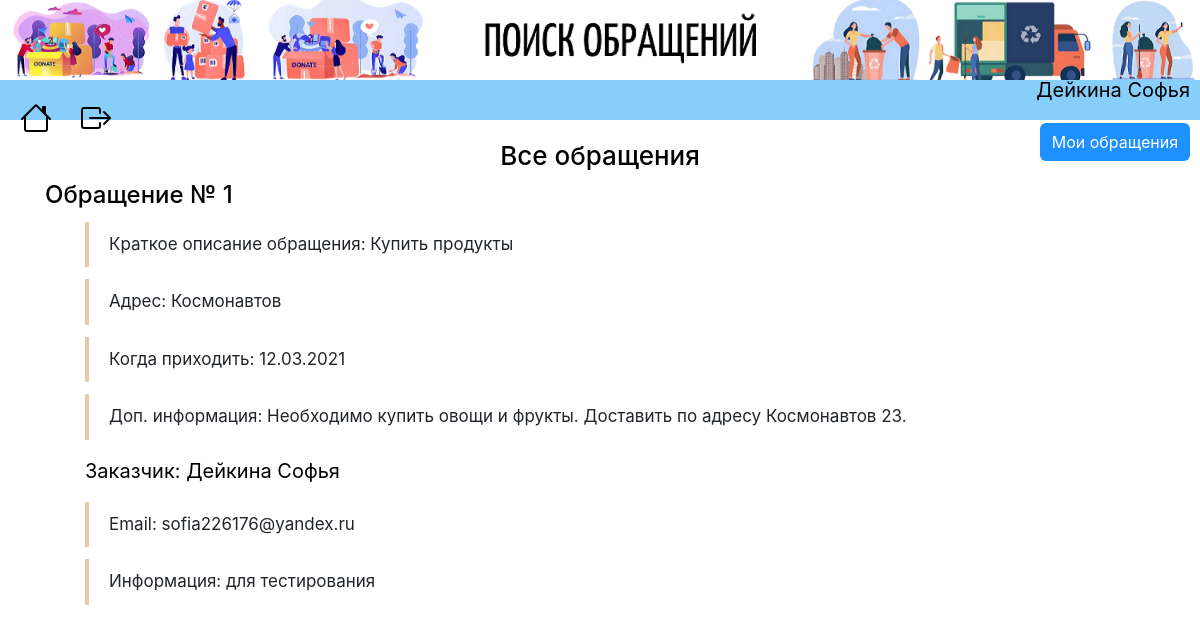
Screenshot of /about_job/1 (signed in) with the database file from the repository.
### data/users.py (models this page shows, shortened)
class User(SqlAlchemyBase, UserMixin):
    __tablename__ = 'users'
    id = sqlalchemy.Column(sqlalchemy.Integer, primary_key=True, autoincrement=True)
    surname = sqlalchemy.Column(sqlalchemy.String, nullable=True)
    name = sqlalchemy.Column(sqlalchemy.String, nullable=True)
    employment = sqlalchemy.Column(sqlalchemy.String, nullable=True)
    email = sqlalchemy.Column(sqlalchemy.String, index=True, unique=True, nullable=True)
    hashed_password = sqlalchemy.Column(sqlalchemy.String, nullable=True)
    info = sqlalchemy.Column(sqlalchemy.String, nullable=True)
    job = orm.relation("Jobs", back_populates='user')

### data/jobs.py (models this page shows)
class Jobs(SqlAlchemyBase):
    __tablename__ = 'jobs'
    id = sqlalchemy.Column(sqlalchemy.Integer,
                           primary_key=True, autoincrement=True)
    employer = sqlalchemy.Column(sqlalchemy.Integer, sqlalchemy.ForeignKey("users.id"))
    description = sqlalchemy.Column(sqlalchemy.String)
    address = sqlalchemy.Column(sqlalchemy.String)
    info = sqlalchemy.Column(sqlalchemy.String, nullable=True)
    date = sqlalchemy.Column(sqlalchemy.String)
    coords = sqlalchemy.Column(sqlalchemy.String)
    is_finished = sqlalchemy.Column(sqlalchemy.Boolean, default=False)
    employee = sqlalchemy.Column(sqlalchemy.Integer, default=0)
    user = orm.relation('User')

### data/jobs_api.py (the view)
@blueprint.route('/about_job/<int:job_id>', methods=['GET', 'POST'])
@login_required
def about_job(job_id):
    form = Ready()
    session = db_session.create_session()
    job = session.query(Jobs).filter(Jobs.id == job_id).first()
    employer = session.query(User).filter(User.id == job.employer).first()
    if request.method == "POST":
        if form.submit_ready.data:
            job.employee = current_user.id
        if form.submit_refuse.data:
            job.employee = 0
    session.commit()
    return render_template("about.html", job=job, employer=employer, form=form, title='Добро начинается с тебя')

### data/db_session.py (called while the page is built)
def create_session() -> Session:
    global __factory
    return __factory()

### main.py (called while the page is built)
def main():
    db_session.global_init("db/jobs.db")
    @login_manager.user_loader
    def load_user(user_id):
        session = db_session.create_session()
        return session.query(User).get(user_id)
    app.register_blueprint(jobs_api.blueprint)
    app.register_blueprint(user_api.blueprint)
    @app.errorhandler(404)
    def not_found(error):
        return make_response(jsonify({'error': 'Not found'}), 404)
    app.run()

### templates/about.html (shortened to what this page needs)
{% extends "base.html" %}
{% block content %}
<h2 class="about-job-title">Все обращения</h2>
<h4 class="about-job-number">Обращение № {{ job.id }}</h4>
<ul>
    <li>Краткое описание обращения: {{ job.description }}</li>
    <li>Адрес: {{ job.address }}</li>
    <li>Когда приходить: {{ job.date }}</li>
    <li>Доп. информация: {{ job.info }}</li>
</ul>
<ul><p class="about-job-employer">Заказчик: {{ employer.surname }} {{ employer.name }}</p>
    <li>Email: {{ employer.email }}</li>
    <li>Информация: {{ employer.info }}</li>
</ul>
{% endblock %}

### templates/base.html (shortened to what this page needs)
<!doctype html>
<html lang="en">
<head>
    <link rel="stylesheet" type="text/css" href="/static/css/style.css"/>
    <link rel="stylesheet"
          href="https://stackpath.bootstrapcdn.com/bootstrap/4.4.1/css/bootstrap.min.css"
>
</head>
<body>
<div class="menu">
    <img src="{{ url_for('static', filename='img/Поиск обращений.png') }}" class="img-responsive">
    <nav class="navbar">
        <a class="home" href="/">
        </a>
        {% if current_user.is_authenticated %}
        <a class="exit" href="/logout">
        </a>
        {% if current_user.is_authenticated and current_user.employment == 'Заказчик' %}
        <div class="my_orders">
            <a href="/myjobs">Мои обращения</a>
        </div>
        {% endif %}
        {% else %}
        <p>
        <div class="register"><a href="/register">Регистрация</a></div>
        <div class="login"><a href="/login">Вход</a></div>
        </p>
        {% endif %}
        <p class="username">{{ current_user.surname }} {{ current_user.name }}</p>
    </nav>
</div>
<main role="main" class="container">
    {% block content %}{% endblock %}
</main>
</body>
</html>

### static/css/style.css (style rules this page uses)
.menu { background: #87CEFA; height: 120px; }
.home { position: absolute; left: 20px; margin-top: 60px; color: #000000; }
.exit { position: absolute; left: 80px; margin-top: 60px; color: #000000; }
.my_orders a { position: absolute; right: 10px; margin-top: 35px; background-color: #1E90FF; color: #fff; border-radius: 6px; padding: 7px 12px 7px 12px; }
.username { position: absolute; margin-top: 20px; font-size: 20px; right: 10px; color: #000000; }
ul { list-style: none; counter-reset: li; }
ul li { border-left: 4px solid #e7caa8; padding:10px 20px 10px 20px; margin: 12px 0 12px 0; font-size: 17px; }
.about-job-title { text-align: center; margin-top: 20px; margin-bottom: 10px; font-size: 26px; color: #000000 ; }
.about-job-number { color: #000000; }
.about-job-employer { font-size: 20px; color: #000000; }
.img-responsive { max-width: 100%;; height: auto; }

### rows the page displays
User: surname "Дейкина", name "Софья", email "sofia226176@yandex.ru", info "для тестирования"
Jobs: id "1", description "Купить продукты", address "Космонавтов", date "12.03.2021", info "Необходимо купить овощи и фрукты. Доставить по адресу Космонавтов 23."
